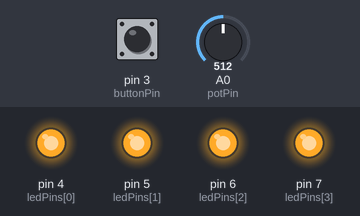
The sketch below on a simulated Arduino Uno, built with avr-gcc and run on an emulated ATmega328P. On the bench: output pins drawn as LEDs (lit = HIGH). The test bench sets the inputs (shaded band); at power-on: pin 3 (buttonPin) LOW, A0 (potPin) = 512. Random numbers use the default seed unless the sketch sets one; what the sketch prints to the serial monitor is not drawn.

Above: at 1.2 s.
1.3 s: pin 3 (buttonPin) pulled HIGH for 3.2 s
At 7.1 s:
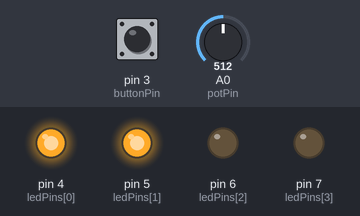
7.5 s: pin 3 (buttonPin) pulled HIGH for 0.15 s
At 11.5 s:
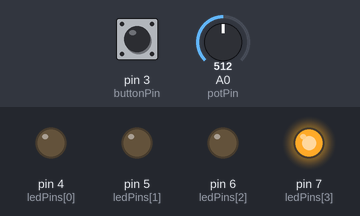
13.6 s: A0 (potPin) set to 42
At 14.5 s:
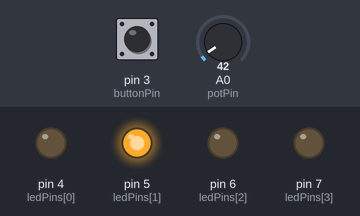
16.6 s: A0 (potPin) set to 48
19.6 s: pin 3 (buttonPin) pulled HIGH for 1 s
Timing chart, 0 to 28.7 s (numbered marks = the images above; inputs shaded):
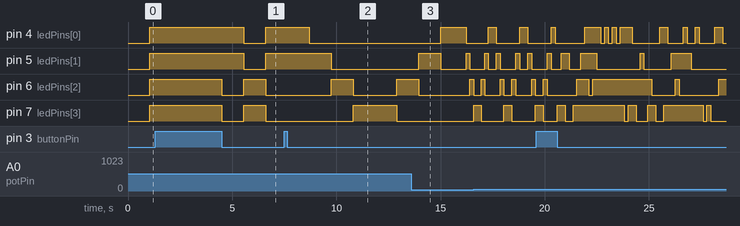

Measured:
- after the input at 13.6 s, pin 7 (ledPins[3]): LOW → HIGH after 3.0 s

The sketch:

PIE_EXP_1.ino
```cpp
// Constants for controlling LED behavior
const uint16_t period = 400; // Time interval between toggling LED in milliseconds
const int numLeds = 4;
int ledPins[numLeds] = {4, 5, 6, 7}; // curly braces are the way C++ represents arrays
uint32_t pastTime; // Global variable to store the time that LED last changed state
int firstCounter = 0;
int potPin = A0; //Initializes Potentiometer pin
const int buttonPin = 3;  // the number of the pushbutton pin
int buttonState = 0;
int modeCounter = 0;
// Function to check if it's time to change LED state
bool it_is_time(uint32_t t, uint32_t t0, uint16_t dt) {
  // t = current time retrieved using millis() where millis() counts the number of milliseconds since our program started
  // t0 = previous recorded time (pastTime in our script)
  // dt = interval time that decides how frequently the LED state should change
  return ((t >= t0) && (t - t0 >= dt)) ||         // in english ((current time >= past time) && (current time - last recorded time >= time interval)) || (or) calculate the time since overflow to the time before overflow
            ((t < t0) && (t + (~t0) + 1 >= dt));
}

// setup() function is similar to __init__ in Python classes
void setup() {
  // Set LED pins as OUTPUT
  Serial.begin(9600); // This is the baud rate (bits per second in data transmission)
  // this iteration is used to associate pin numbers with LED at a specific index; set pin as OUTPUT since this means we can send signals to it
  for (int i = 0; i < numLeds; i++) {
    pinMode(ledPins[i], OUTPUT);
  }
  pinMode(buttonPin, INPUT);
  pastTime = millis();
}

void loop() {
  buttonState = digitalRead(buttonPin);
    if (buttonState == HIGH) {
      modeCounter = modeCounter + 1;
      if (modeCounter >= 5){
        modeCounter = 0;
      }
      Serial.println(modeCounter);
    }
    else {
      Serial.print(modeCounter);
      if (modeCounter == 0){
        blink();
      }
      if (modeCounter == 1){
        swap();
      }
      if (modeCounter == 2){
        on();
      }
      if (modeCounter == 3){
        randomled();
      }
      if (modeCounter == 4){
        bounce();
      }

    }

}

// Function to create a blinking effect for all LEDs
void blink() {
  int potValue = analogRead(potPin); // reads the value of the potentiometer pin and
  // Map the potentiometer value (0-1023) to the desired range of period (e.g., 100-2000)
  uint16_t mappedPeriod = map(potValue, 0, 1023, 100, 2000); // maps the potentiometer readings (0, 1023) to the desired range for blinking (100, 2000). when the potentiometer reading is 0, blinking/second will be 100.
  // Update the period based on the potentiometer value
  int period = mappedPeriod;
  // Local variable to store the current value of the millis timer
  uint32_t t;
  // Get the current value of the millis timer
  t = millis();
  // If BLINK_INTERVAL milliseconds have elapsed since blink_time, Toggle the state of all LEDs
  if (it_is_time(t, pastTime, period)) {
    digitalWrite(ledPins[0], !digitalRead(ledPins[0]));
    digitalWrite(ledPins[1], !digitalRead(ledPins[1]));
    digitalWrite(ledPins[2], !digitalRead(ledPins[2]));
    digitalWrite(ledPins[3], !digitalRead(ledPins[3]));
    // Update the time of the last state change
    pastTime = t;
  }
}

// Function to create a swapping effect between LED pairs
void swap() {
  int potValue = analogRead(potPin);
  // Map the potentiometer value (0-1023) to the desired range of period (e.g., 100-2000)
  uint16_t mappedPeriod = map(potValue, 0, 1023, 100, 2000);
  // Update the period based on the potentiometer value
  int period = mappedPeriod;
  uint32_t t; // Local variable to store the current value of the millis timer
  t = millis();
  if (it_is_time(t, pastTime, period)) { // If BLINK_INTERVAL milliseconds have elapsed since blink_time,
    if (firstCounter % 2 == 0) { // Turn on the first pair of LEDs and turn off the second pair
      digitalWrite(ledPins[0], HIGH);
      digitalWrite(ledPins[1], HIGH);
      digitalWrite(ledPins[2], LOW);
      digitalWrite(ledPins[3], LOW);
    }
    // Turn off the first pair of LEDs and turn on the second pair
    else {
      digitalWrite(ledPins[0], LOW);
      digitalWrite(ledPins[1], LOW);
      digitalWrite(ledPins[2], HIGH);
      digitalWrite(ledPins[3], HIGH);
    }
    // Increment the counter and update the time of the last state change
    firstCounter = firstCounter + 1;
    pastTime = t;
  }
}

// Function to turn on all LEDs
void on() {
  digitalWrite(ledPins[0], HIGH);
  digitalWrite(ledPins[1], HIGH);
  digitalWrite(ledPins[2], HIGH);
  digitalWrite(ledPins[3], HIGH);
}

// Function to create a random blinking effect for one LED
void randomled() {
  int potValue = analogRead(potPin);
  // Map the potentiometer value (0-1023) to the desired range of period (e.g., 100-2000)
  uint16_t mappedPeriod = map(potValue, 0, 1023, 100, 2000);
  // Update the period based on the potentiometer value
  int period = mappedPeriod;
  uint32_t t;
  t = millis();
  int randomLED = random(numLeds);
  if (it_is_time(t, pastTime, period)) {
    // Toggle the state of a randomly selected LED
    digitalWrite(ledPins[randomLED], !digitalRead(ledPins[randomLED]));
    // Update the time of the last state change
    pastTime = t;
  }
}

// Function to create a "snake" effect
void bounce() {
  int potValue = analogRead(potPin);
  // Map the potentiometer value (0-1023) to the desired range of period (e.g., 100-2000)
  uint16_t mappedPeriod = map(potValue, 0, 1023, 100, 2000);
  // Update the period based on the potentiometer value
  int period = mappedPeriod;
  for (int i = 0; i < numLeds; i++) {
    digitalWrite(ledPins[i], HIGH);
    // while(millis() < time_now + period){
    // }
    delay(period);
    digitalWrite(ledPins[i], LOW);
  }
  for (int i = numLeds - 1; i >= 0; i--) {
    digitalWrite(ledPins[i], HIGH);
    // while(millis() < time_now + period){
    // }
    delay(period);
    digitalWrite(ledPins[i], LOW);
  }
}
```
